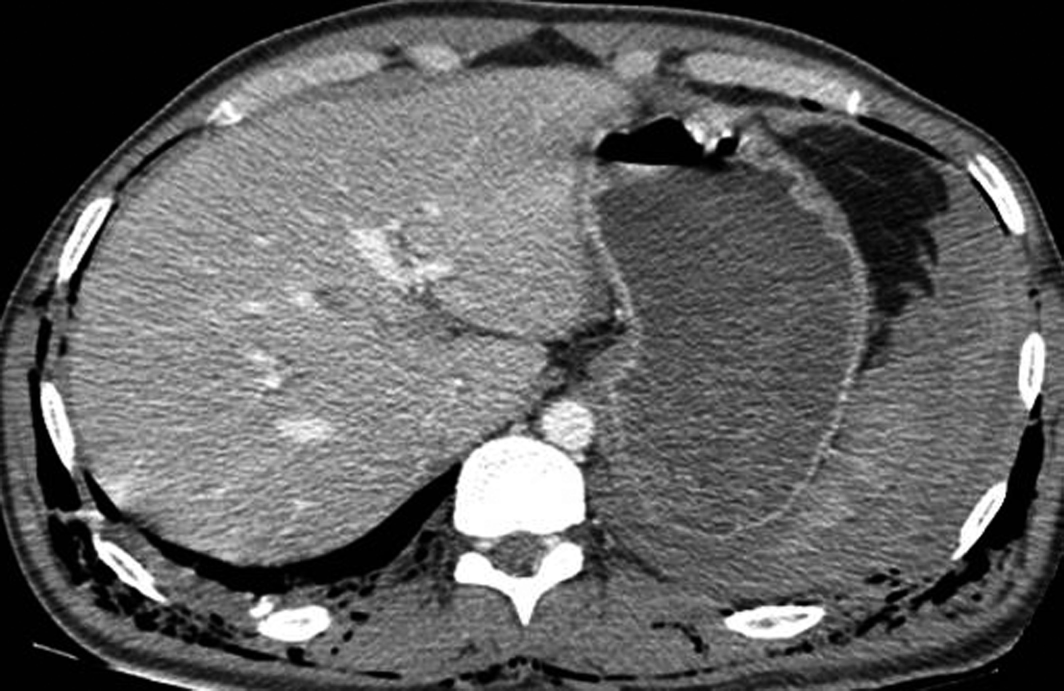
//> input picture OpenCVTest - backup/media/ct.jpeg, 3190 x 2072 px, given in place of ct.jpg, which was not available (shown at 1/3 size)
$ ./bu   (built with g++ and OpenCV 4)
//> lines starting //> are read from the running program, lines starting //| are printed output that depends on the picture; after the words box and inside, x2 and y2 are one past the last pixel; in counts of white or black regions, pixels touching at a corner belong together; pictures that were not available may be replaced by others from this repository, and a replacement may not be noted
### OpenCVTest - backup/stdafx.h
// stdafx.h : include file for standard system include files,
// or project specific include files that are used frequently, but
// are changed infrequently
//

#pragma once

#include "targetver.h"

#include <stdio.h>
#include <tchar.h>


// TODO: reference additional headers your program requires here

### OpenCVTest - backup/bu.cpp
// OpenCVTest.cpp : Defines the entry point for the console application.
//

#include "stdafx.h"


/**
* @file Morphology_1.cpp
* @brief Erosion and Dilation sample code
* @author OpenCV team
*/

#include <iostream>
#include <vector>
#include <stdio.h>
#include <stdarg.h>
#include "opencv2/core/core.hpp"
#include "opencv2/highgui/highgui.hpp"
#include "opencv2/imgproc/imgproc.hpp"
#include "fstream"
#include "iostream"
#include <complex>

using namespace std;
using namespace cv;


//-----------------------------------------------------------------------------------------------------
//	linspace function Matlab
//-----------------------------------------------------------------------------------------------------
// [176 lines left out: functions linspace, absvector, RepMat, VectorToMat, convolveDFT, MultiplyMatrices and 5 more, not called in this run]

//-----------------------------------------------------------------------------------------------------
// Apply Fourier Transform
//-----------------------------------------------------------------------------------------------------
void FourierTransform(Mat& src, Mat& dst)
{
	Mat I = src.clone();
	I.convertTo(I, CV_32F);
	Mat padded;								// expand input image to optimal size
	int m = getOptimalDFTSize(I.rows);
	int n = getOptimalDFTSize(I.cols);		// on the border add zero values
	copyMakeBorder(I, padded, 0, m - I.rows, 0, n - I.cols, BORDER_CONSTANT, Scalar::all(0));

	// Make place for both the complex and the real values
	Mat planes[] = { Mat_<float>(padded), Mat::zeros(padded.size(), CV_32F) };
	Mat complexI;
	merge(planes, 2, complexI);         // Add to the expanded another plane with zeros

										// Make the Discrete Fourier Transform
	dft(complexI, complexI, DFT_COMPLEX_OUTPUT);            // this way the result may fit in the source matrix

															// compute the magnitude and switch to logarithmic scale
															// => log(1 + sqrt(Re(DFT(I))^2 + Im(DFT(I))^2))

	Mat complexI_original = complexI.clone();

	// Transform the real and complex values to magnitude
	split(complexI, planes);                   // planes[0] = Re(DFT(I), planes[1] = Im(DFT(I))
	magnitude(planes[0], planes[1], planes[0]);// planes[0] = magnitude
	Mat magI = planes[0];

	magI += Scalar::all(1);                    // switch to logarithmic scale
	log(magI, magI);

	// Crop and rearrange
	// crop the spectrum, if it has an odd number of rows or columns
	magI = magI(Rect(0, 0, magI.cols & -2, magI.rows & -2));

	// rearrange the quadrants of Fourier image  so that the origin is at the image center
	int cx = magI.cols / 2;
	int cy = magI.rows / 2;

	Mat q0(magI, Rect(0, 0, cx, cy));   // Top-Left - Create a ROI per quadrant
	Mat q1(magI, Rect(cx, 0, cx, cy));  // Top-Right
	Mat q2(magI, Rect(0, cy, cx, cy));  // Bottom-Left
	Mat q3(magI, Rect(cx, cy, cx, cy)); // Bottom-Right

	Mat tmp;                           // swap quadrants (Top-Left with Bottom-Right)
	q0.copyTo(tmp);
	q3.copyTo(q0);
	tmp.copyTo(q3);

	q1.copyTo(tmp);                    // swap quadrant (Top-Right with Bottom-Left)
	q2.copyTo(q1);
	tmp.copyTo(q2);

	normalize(magI, magI, 0, 1, CV_MINMAX); // Transform the matrix with float values into a
											// viewable image form (float between values 0 and 1).
	dst = magI.clone();

	imshow("spectrum magnitude", magI);
}


//-----------------------------------------------------------------------------------------------------
//
//-----------------------------------------------------------------------------------------------------
// [111 lines left out: functions CreateFilter, CreateRampFilter, createGausFilterMask, ApplyFilter, not called in this run]


//-----------------------------------------------------------------------------------------------------
//
//-----------------------------------------------------------------------------------------------------
void ForwardRadonTransform(Mat& src, Mat &dst)
{
	double w = src.cols;
	double h = src.rows;
	// calculate the diagonal
	double d = sqrt(w*w + h*h);
	// find out how much to enlarge the image so that the original version can rotate inside without loss
	double dw = (d - w) / 2;
	double dh = (d - h) / 2;

	copyMakeBorder(src, src, dh, dh, dw, dw, cv::BORDER_CONSTANT, Scalar::all(0));
	// the size of the enlarged (square) image
	w = src.cols;
	h = src.rows;
	// This will put the result
	dst = Mat::zeros(h, w, CV_32FC1);


	// Center point of rotation
	Point center = Point(w / 2, h / 2);
	double angle = 0.0;
	double scale = 1.0;

	// Rotate the image
	double angleStep = 1;

	// Radon transformation (one line - one projection)
	Mat RadonImg(180.0 / angleStep, w, CV_32FC1);

	// Rotate the image, put the result in RadonImg
	for (int i = 0; i<RadonImg.rows; i++)
	{
		Mat rot_mat = getRotationMatrix2D(center, angle, scale);
		warpAffine(src, dst, rot_mat, dst.size());
		reduce(dst, RadonImg.row(i), 0, CV_REDUCE_SUM);
		angle += angleStep;
	}
	dst /= RadonImg.rows;
	dst = RadonImg.clone();
}
//-----------------------------------------------------------------------------------------------------
//
//-----------------------------------------------------------------------------------------------------
void InverseRadonTransform(Mat& src, Mat &dst)
{
	src.convertTo(src, CV_32FC1);

	double d = src.cols;
	dst = Mat::zeros(d, d, CV_32FC1);
	Point center = Point(d / 2, d / 2);
	double angleStep = 1;
	double scale = 1.0;
	Mat rot_mat = getRotationMatrix2D(center, -angleStep, scale);
	for (int i = 0; i<src.rows; i++)
	{
		warpAffine(dst, dst, rot_mat, dst.size());
		for (int j = 0; j<dst.rows; j++)
		{
			dst.row(j) += src.row((src.rows - 1) - i);
		}
	}
	d = (d - d / (sqrt(2.0)))*0.55; // cut a little more
	double dw = d;
	double dh = d;
	dst = dst(Rect(dw, dh, dst.cols - 2 * dw, dst.rows - 2 * dh));
}

//-----------------------------------------------------------------------------------------------------
//
//-----------------------------------------------------------------------------------------------------
int main(int argc, char** argv)
{
	// Read and display image
	Mat res;
	Mat img = imread("C:\\Users\\RD\\Google Drive\\Working\\VS2015\\OpenCVTest\\OpenCVTest\\media\\ct.jpg", 0);
//> img is the input picture: 2072 rows x 3190 cols, CV_8UC1; min 0, max 255, mean 95.5
	resize(img, img, Size(), 0.1, 0.1);
//> img: 207 rows x 319 cols, CV_8UC1
	namedWindow("SourceImg");
	imshow("SourceImg", img);
	cout << img << endl;
//> (printed output is left out)


	// Test Fourier Transform
	Mat dftInput1, dftImage1, inverseDFT, inverseDFTconverted;
	img.convertTo(dftInput1, CV_32F);
	dft(dftInput1, dftImage1, DFT_COMPLEX_OUTPUT);    // Applying DFT
	cout << "======" << endl;
	cout << "======" << endl;
	cout << dftImage1 << endl;
//> (printed output is left out)


	// Reconstructing original imae from the DFT coefficients
	idft(dftImage1, inverseDFT, DFT_SCALE | DFT_REAL_OUTPUT); // Applying IDFT
	inverseDFT.convertTo(inverseDFTconverted, CV_8U);
	imshow("Output", inverseDFTconverted);

	cout << "======" << endl;
	cout << "======" << endl;
	cout << inverseDFTconverted << endl;


	Mat res_print;
	ForwardRadonTransform(img, res);
//> after the loop in ForwardRadonTransform, `for (int i = 0; i<RadonImg.rows; i++)`:
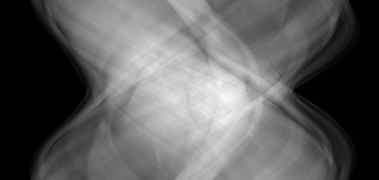
//> RadonImg: 180 rows x 379 cols, CV_32FC1; min 0, max 44577, mean 16662.9; drawn with min black and max white
//> after the loop in ForwardRadonTransform, `for (int i = 0; i<RadonImg.rows; i++)`: angle = 180
//> in ForwardRadonTransform, `dst /= RadonImg.rows;`:
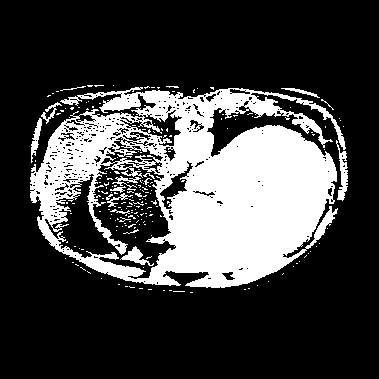
//> dst: 379 rows x 379 cols, CV_8UC1; values 0 (black) and 1 (white), 26.1% white; 206 white regions (192 under 20 px), largest, box (x1, y1, x2, y2) and area: (30, 87, 346, 288) 35394, (336, 140, 348, 201) 335, (120, 246, 154, 266) 238
	normalize(res, res_print, 0, 1, cv::NORM_MINMAX);
	imshow("RadonTransform", res_print);


	// Apply Fourier Transform and display magnitude
	Mat fourierimg;
	FourierTransform(img, fourierimg);
//> in FourierTransform, `Mat planes[] = { Mat_<float>(padded), Mat::zeros(padded.size(), CV_32F..`: planes[1]: 384 rows x 384 cols, CV_32FC1; every value is 0
//> in FourierTransform, `Mat q3(magI, Rect(cx, cy, cx, cy));`:
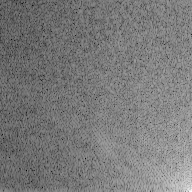
//> q3: 192 rows x 192 cols, CV_32FC1; min 2.63, max 14.04, mean 8.1; drawn with min black and max white
//> in FourierTransform, `tmp.copyTo(q2);`:
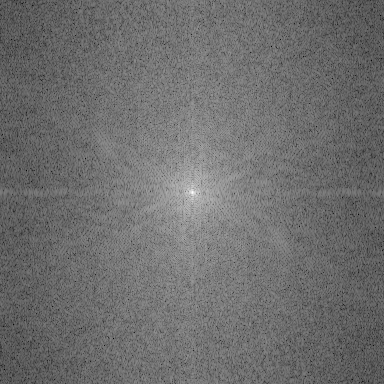
//> magI: 384 rows x 384 cols, CV_32FC1; min 2.38, max 15.66, mean 8.13; drawn with min black and max white
	imshow("Spectrum magnitude", fourierimg);


	InverseRadonTransform(res_print, img);
//> after the loop in InverseRadonTransform, `for (int i = 0; i<src.rows; i++)`:
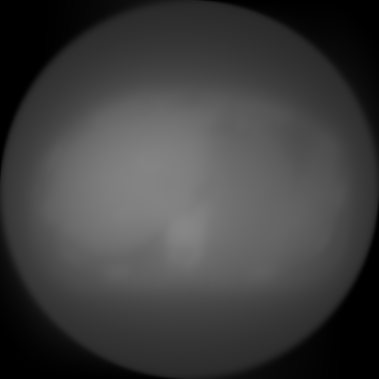
//> dst: 379 rows x 379 cols, CV_32FC1; min 0, max 134.8, mean 63.2
//> in InverseRadonTransform, `dst = dst(Rect(dw, dh, dst.cols - 2 * dw, dst.rows - 2 * dh));`:
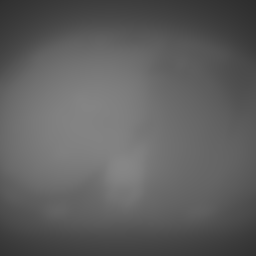
//> dst: 256 rows x 256 cols, CV_32FC1; min 45.5, max 134.8, mean 95.3

	normalize(img, img, 0, 1, cv::NORM_MINMAX);
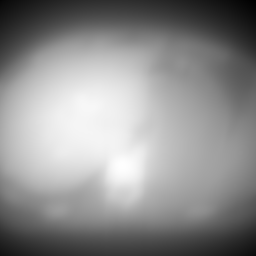
//> img: 256 rows x 256 cols, CV_32FC1; min 0, max 1, mean 0.558
	imshow("ReconstructedImage", img);

	waitKey(0);

	return 0;
}

$ run again, with OpenCVTest - backup/media/ct - Copy.jpg copied over OpenCVTest - backup/media/ct.jpeg
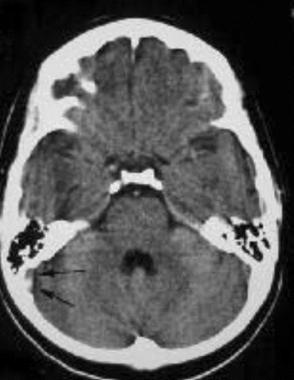
//> input picture OpenCVTest - backup/media/ct - Copy.jpg, 294 x 380 px, given in place of ct.jpg, which was not available
//> img is the input picture: 380 rows x 294 cols, CV_8UC1; min 0, max 245, mean 89.3
//| [  3,   1,   4,   3,   5,   5,   2,   6,   4,   5,   8,   8,   9,   8,   9,  12,   6,   9,   5,   6,   4,   3,   3,   3,   3,   4,   3,   3,   3;
//|    1,   2,   5,   8,   6,   4,  10,   8,   3,  15,  24,  18,  19,  16,  11,  17,  22,  10,   8,   7,   8,   3,   3,   3,   3,   3,   3,   3,   3;
//|    1,   2,   7,  12,  10,   9,   6,  14,  17,  21, 135, 221, 216, 218, 222, 222, 195,  27,  14,  11,  10,   2,   3,   4,   3,   3,   3,   3,   3;
//|    4,   5,   8,  10,   9,  12,  20,  30, 219, 222, 220, 220, 201, 215, 219, 211, 224, 219, 215,  69,  11,  12,   7,   2,   4,   3,   3,   3,   3;
//|    5,   5,  10,  13,  11,  18, 143, 223, 217, 216,  84,  60,  49, 221,  66,  66, 125, 218, 220, 218, 218,  17,  12,   5,   3,   3,   3,   3,   3;
//|    4,   3,   9,   8,  16, 207, 220, 219, 215, 112,  66,  87,  85,  75,  66,  88,  88,  58,  77, 222, 219, 220,  41,   5,   3,   3,   3,   3,   3;
//> (the first 6 of 11 printed lines)
//> (printed output is left out)
//> after the loop in ForwardRadonTransform, `for (int i = 0; i<RadonImg.rows; i++)`:
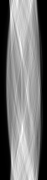
//> RadonImg: 180 rows x 47 cols, CV_32FC1; min 0, max 4643, mean 2110.5; drawn with min black and max white
//> after the loop in ForwardRadonTransform, `for (int i = 0; i<RadonImg.rows; i++)`: angle = 180
//> `normalize(img, img, 0, 1, cv::NORM_MINMAX);`:
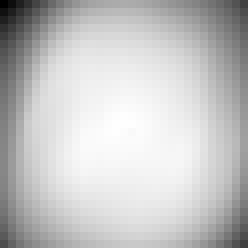
//> img: 31 rows x 31 cols, CV_32FC1 (shown 8 times larger); min 0, max 1, mean 0.77
